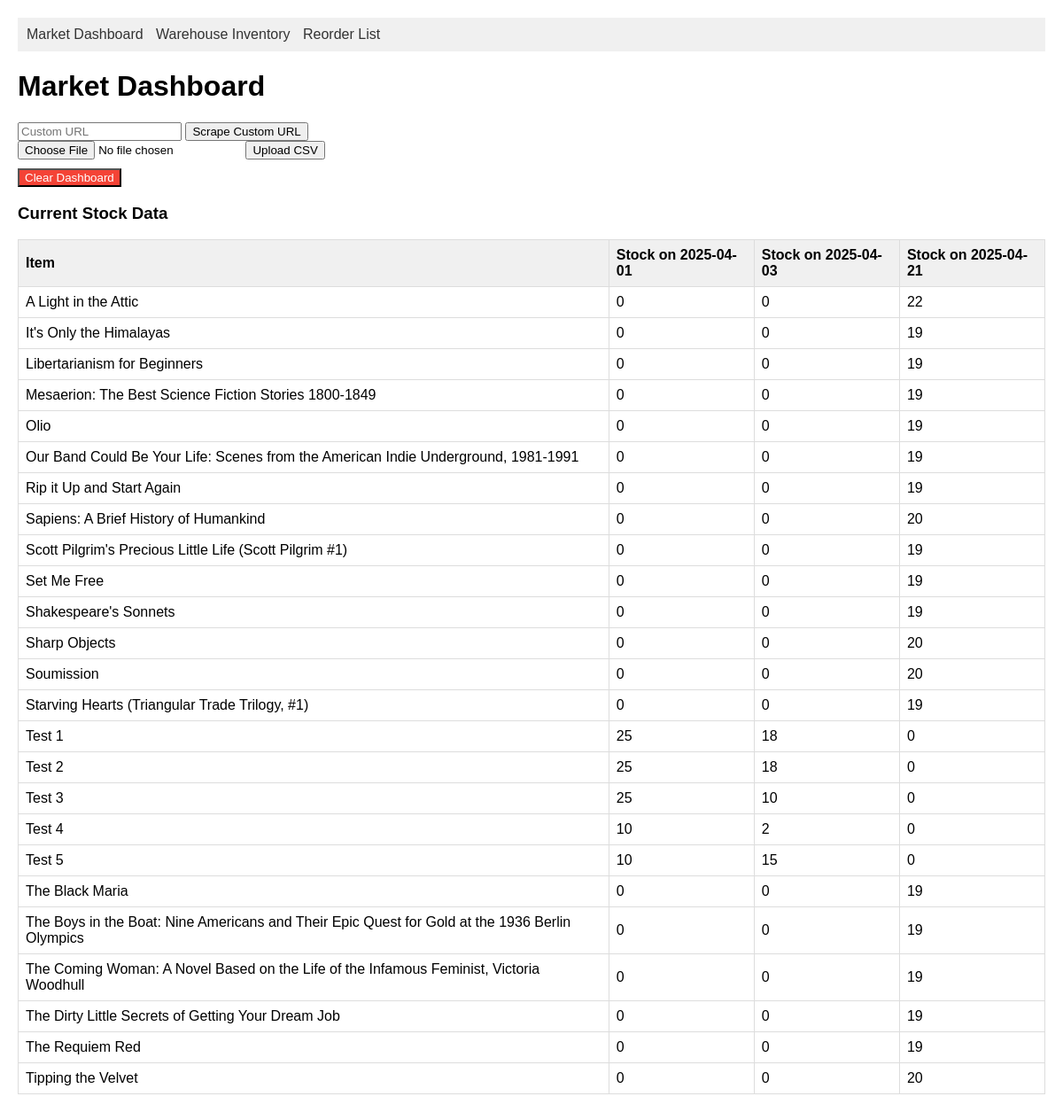
/dashboard, run on the app's committed database.
### models.py (models this page shows, shortened)
class StockItem(db.Model):
    __tablename__ = 'stock_items'
    id = db.Column(db.Integer, primary_key=True)
    name = db.Column(db.String(200), nullable=False)
    category = db.Column(db.String(50))
    current_stock = db.Column(db.Integer, default=0)
    market_availability = db.Column(db.Boolean, default=True)
    price = db.Column(db.Float)
    date_scraped = db.Column(db.DateTime, default=datetime.utcnow)  # Add the date_scraped field
    forecasts = db.relationship('Forecast', back_populates='stock_item', lazy=True)

### app.py (the view)
@app.route('/dashboard', methods=['GET', 'POST'])
def dashboard():
    items = StockItem.query.order_by(StockItem.name, StockItem.date_scraped).all()
    grouped_items = {}
    for item in items:
        grouped_items.setdefault(item.name, {})[item.date_scraped.strftime('%Y-%m-%d')] = item.current_stock
    all_dates = sorted({item.date_scraped.strftime('%Y-%m-%d') for item in items})
    return render_template('dashboard.html', grouped_items=grouped_items, all_dates=all_dates)

### templates/dashboard.html (shortened to what this page needs)
{% extends "base.html" %}
{% block content %}
    <h1>Market Dashboard</h1>
    <div class="data-source-controls">
        <form method="post" action="{{ url_for('update_stock') }}">
            <input type="text" name="url" placeholder="Custom URL" required>
            <button type="submit">Scrape Custom URL</button>
        </form>
        <form method="post" action="{{ url_for('upload_data') }}" enctype="multipart/form-data">
            <input type="file" name="file" accept=".csv" required>
            <button type="submit">Upload CSV</button>
        </form>
        <form method="post" action="{{ url_for('clear_dashboard') }}" style="margin-top: 10px;">
            <button type="submit" style="background-color: #f44336; color: white;">Clear Dashboard</button>
        </form>
    </div>
    {% if grouped_items %}
        <h3>Current Stock Data</h3>
        <table>
            <thead>
                <tr>
                    <th>Item</th>
                    {% for date in all_dates %}
                        <th>Stock on {{ date }}</th>
                    {% endfor %}
                </tr>
            </thead>
            <tbody>
                {% for name, stock_data in grouped_items.items() %}
                    <tr>
                        <td>{{ name }}</td>
                        {% for date in all_dates %}
                            {% set stock = stock_data.get(date, 0) %}
                            <td>{{ stock }}</td>
                        {% endfor %}
                    </tr>
                {% endfor %}
            </tbody>
        </table>
    {% else %}
        <p>No data available. Please upload stock data or scrape a URL.</p>
    {% endif %}
{% endblock %}

### templates/base.html (shortened to what this page needs)
<!DOCTYPE html>
<html lang="en">
<head>
    <link rel="stylesheet" href="{{ url_for('static', filename='styles.css') }}">
</head>
<body>
    <nav>
        <a href="{{ url_for('dashboard') }}">Market Dashboard</a>
        <a href="{{ url_for('manage_inventory') }}">Warehouse Inventory</a>
        <a href="{{ url_for('reorder') }}">Reorder List</a>
    </nav>
    <div class="content">
        {% block content %}{% endblock %}
    </div>
</body>
</html>

### static/styles.css (style rules this page uses)
body { font-family: Arial, sans-serif; margin: 20px; }
nav { background-color: #f0f0f0; padding: 10px; margin-bottom: 20px; }
nav a { margin-right: 10px; text-decoration: none; color: #333; }
table { width: 100%; border-collapse: collapse; margin-bottom: 20px; }
th, td { border: 1px solid #ddd; padding: 8px; text-align: left; }
th { background-color: #f0f0f0; }

### data on the page
StockItem: name "A Light in the Attic", all_dates "0" "0" "22"
StockItem: name "It's Only the Himalayas", all_dates "0" "0" "19"
StockItem: name "Libertarianism for Beginners", all_dates "0" "0" "19"
StockItem: name "Mesaerion: The Best Science Fiction Stories 1800-1849", all_dates "0" "0" "19"
StockItem: name "Olio", all_dates "0" "0" "19"
StockItem: name "Our Band Could Be Your Life: Scenes from the American Indie Underground, 1981-1991", all_dates "0" "0" "19"
StockItem: name "Rip it Up and Start Again", all_dates "0" "0" "19"
StockItem: name "Sapiens: A Brief History of Humankind", all_dates "0" "0" "20"
StockItem: name "Scott Pilgrim's Precious Little Life (Scott Pilgrim #1)", all_dates "0" "0" "19"
StockItem: name "Set Me Free", all_dates "0" "0" "19"
StockItem: name "Shakespeare's Sonnets", all_dates "0" "0" "19"
StockItem: name "Sharp Objects", all_dates "0" "0" "20"
StockItem: name "Soumission", all_dates "0" "0" "20"
StockItem: name "Starving Hearts (Triangular Trade Trilogy, #1)", all_dates "0" "0" "19"
StockItem: name "Test 1", all_dates "25" "18" "0"
StockItem: name "Test 2", all_dates "25" "18" "0"
StockItem: name "Test 3", all_dates "25" "10" "0"
StockItem: name "Test 4", all_dates "10" "2" "0"
StockItem: name "Test 5", all_dates "10" "15" "0"
StockItem: name "The Black Maria", all_dates "0" "0" "19"
StockItem: name "The Boys in the Boat: Nine Americans and Their Epic Quest for Gold at the 1936 Berlin Olympics", all_dates "0" "0" "19"
StockItem: name "The Coming Woman: A Novel Based on the Life of the Infamous Feminist, Victoria Woodhull", all_dates "0" "0" "19"
StockItem: name "The Dirty Little Secrets of Getting Your Dream Job", all_dates "0" "0" "19"
StockItem: name "The Requiem Red", all_dates "0" "0" "19"
StockItem: name "Tipping the Velvet", all_dates "0" "0" "20"

### other printed values
{{ date }} "2025-04-01" "2025-04-03" "2025-04-21"
